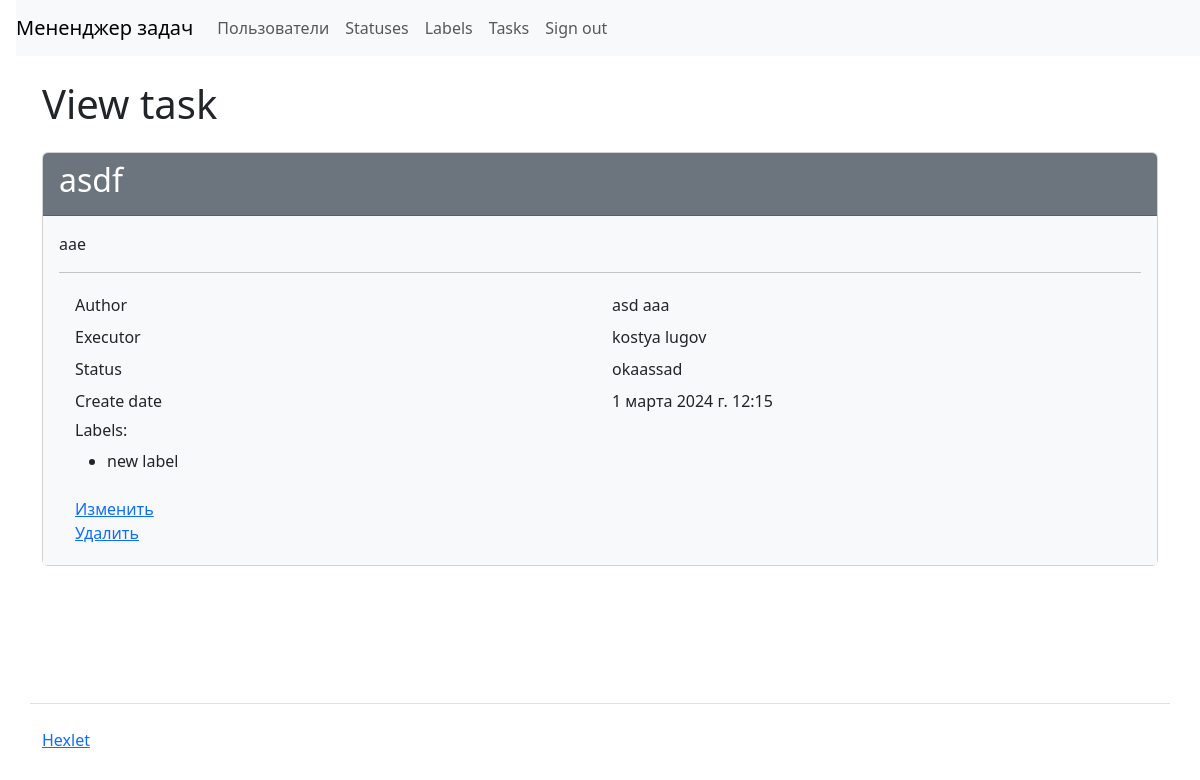
The page /tasks/3/ (signed in) on the database its author committed.
### task_manager/tasks/models.py (models this page shows, shortened)
class Tasks(models.Model):
    name = models.CharField(max_length=200, unique=True, verbose_name=_('Name'))
    description = models.TextField(max_length=500, blank=True, null=True, verbose_name=_('Description'))
    status = models.ForeignKey(Statuses, on_delete=models.PROTECT, related_name='status', verbose_name=_('Status'))
    author = models.ForeignKey(Users, on_delete=models.PROTECT, related_name='author', verbose_name=_('Author'))
    executor = models.ForeignKey(Users, on_delete=models.PROTECT, related_name='executor', verbose_name=_('Executor'), blank=True, null=True)
    labels = models.ManyToManyField(Labels, blank=True, related_name='labels', verbose_name=_('Labels'))
    timestamp = models.DateTimeField(auto_now_add=True, verbose_name=_('Date of creation'))

### task_manager/users/models.py (models this page shows)
class Users(AbstractUser):
    def __str__(self):
        return self.get_full_name()

### task_manager/statuses/models.py (models this page shows)
class Statuses(models.Model):
    name = models.CharField(max_length=200, unique=True, verbose_name=_('Name'))
    timestamp = models.DateTimeField(auto_now_add=True)
    def __str__(self):
        return self.name

### task_manager/labels/models.py (models this page shows)
class Labels(models.Model):
    name = models.CharField(max_length=200, unique=True, verbose_name=_('Name'))
    timestamp = models.DateTimeField(auto_now_add=True)
    def __str__(self):
        return self.name

### task_manager/tasks/views.py (the view)
# urls.py: path('<int:pk>/', views.ShowTask.as_view(), name='show_task'),
class ShowTask(LoginRequiredMixin, DetailView):
    model = Tasks
    template_name = 'tasks/show.html'
    context_object_name = 'task'

### task_manager/templates/tasks/show.html
{% extends 'layout.html' %}
{% load django_bootstrap5 i18n %}
{% block content %}
<h1 class="my-4">{% translate "View task" %}</h1>
<div class="card">
    <div class="card-header bg-secondary text-white">
      <h2>{{ task.name }}</h2>
    </div>
    <div class="card-body bg-light">
      <p>{{ task.description }}</p>
      <hr>
      <div class="container">
        <div class="row p-1">
          <div class="col">{% translate "Author" %}</div>
          <div class="col">{{ task.author }}</div>
        </div>
        <div class="row p-1">
          <div class="col">{% translate "Executor" %}</div>
          <div class="col">{{ task.executor }}</div>
        </div>
        <div class="row p-1">
          <div class="col">{% translate "Status" %}</div>
          <div class="col">{{ task.status }}</div>
        </div>
        <div class="row p-1">
          <div class="col">{% translate "Create date" %}</div>
          <div class="col">{{ task.timestamp }}</div>
        </div>
        <div class="row p-1">
          <div class="col">
            <h6>{% translate "Labels" %}:</h6>
            <ul>
              {% for label in task.labels.all %}
                <li>{{ label }}</li>
              {% endfor %}
            </ul>
          </div>
        </div>
        <div class="row p-1">
          <div class="col">
            <a href="{% url 'update_task' task.id %}">{% translate "Change" %}</a>
            <br>
            <a href="{% url 'delete_task' task.id %}">{% translate "Delete" %}</a>
          </div>
        </div>
      </div>
    </div>
  </div>
{% endblock %}

### rows shown on the page
Tasks: name "asdf", description "aae", author "asd aaa", executor "kostya lugov", status "okaassad", timestamp "1 марта 2024 г. 12:15"
Labels: name "new label"
